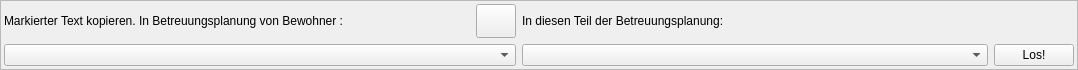
<?xml version="1.0" encoding="UTF-8"?>
<ui version="4.0">
 <class>TextTransferAgent</class>
 <widget class="QFrame" name="TextTransferAgent">
  <property name="geometry">
   <rect>
    <x>0</x>
    <y>0</y>
    <width>1078</width>
    <height>70</height>
   </rect>
  </property>
  <property name="sizePolicy">
   <sizepolicy hsizetype="Preferred" vsizetype="Fixed">
    <horstretch>0</horstretch>
    <verstretch>0</verstretch>
   </sizepolicy>
  </property>
  <property name="maximumSize">
   <size>
    <width>16777215</width>
    <height>70</height>
   </size>
  </property>
  <property name="windowTitle">
   <string>Frame</string>
  </property>
  <property name="frameShape">
   <enum>QFrame::StyledPanel</enum>
  </property>
  <property name="frameShadow">
   <enum>QFrame::Raised</enum>
  </property>
  <layout class="QGridLayout" name="gridLayout" columnstretch="0,1,0,1,0">
   <property name="margin">
    <number>3</number>
   </property>
   <item row="0" column="1">
    <widget class="QLabel" name="label">
     <property name="text">
      <string>Markierter Text kopieren. In Betreuungsplanung von Bewohner :</string>
     </property>
    </widget>
   </item>
   <item row="0" column="3">
    <widget class="QLabel" name="label_2">
     <property name="text">
      <string>In diesen Teil der Betreuungsplanung:</string>
     </property>
    </widget>
   </item>
   <item row="1" column="1" colspan="2">
    <widget class="QComboBox" name="bewohnerBox"/>
   </item>
   <item row="1" column="3">
    <widget class="QComboBox" name="PlanungsBox"/>
   </item>
   <item row="1" column="4">
    <widget class="QPushButton" name="pushButton">
     <property name="text">
      <string>Los!</string>
     </property>
     <property name="icon">
      <iconset resource="images.qrc">
       <normaloff>:/costumer/arrow-right.png</normaloff>:/costumer/arrow-right.png</iconset>
     </property>
    </widget>
   </item>
   <item row="0" column="2">
    <widget class="QPushButton" name="helpButton">
     <property name="sizePolicy">
      <sizepolicy hsizetype="Minimum" vsizetype="Minimum">
       <horstretch>0</horstretch>
       <verstretch>0</verstretch>
      </sizepolicy>
     </property>
     <property name="text">
      <string/>
     </property>
     <property name="icon">
      <iconset resource="images.qrc">
       <normaloff>:/actions/help</normaloff>:/actions/help</iconset>
     </property>
    </widget>
   </item>
  </layout>
 </widget>
 <resources>
  <include location="images.qrc"/>
 </resources>
 <connections/>
</ui>
